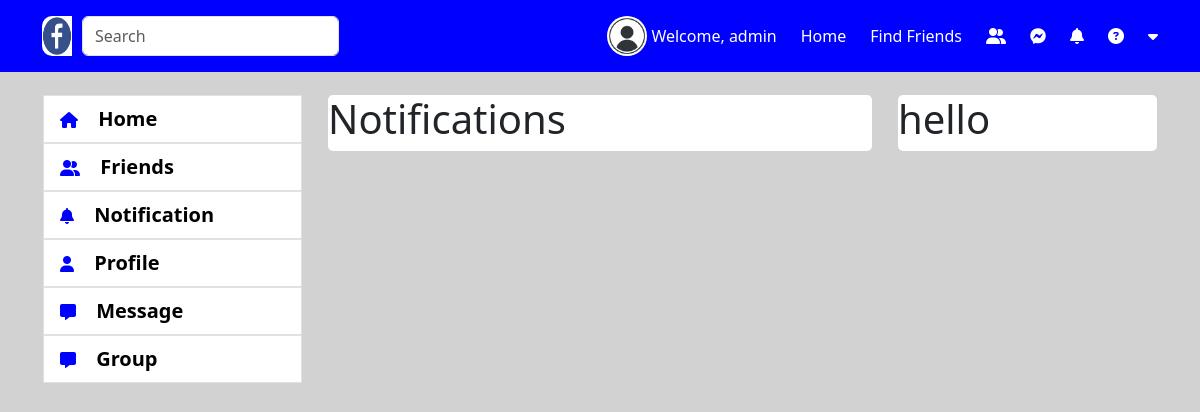
Page /notification/ (signed in) on the committed database.
### account/models.py (models this page shows, shortened)
class Account(AbstractBaseUser):
    email 					= models.EmailField(verbose_name="email", max_length=60, unique=True)
    username 				= models.CharField(max_length=30, unique=True)
    date_joined				= models.DateTimeField(verbose_name='date joined', auto_now_add=True)
    last_login				= models.DateTimeField(verbose_name='last login', auto_now=True)
    is_admin				= models.BooleanField(default=False)
    is_active				= models.BooleanField(default=True)
    is_staff				= models.BooleanField(default=False)
    is_superuser		= models.BooleanField(default=False)
    profile_image		= models.ImageField(max_length=255, upload_to=get_profile_image_filepath, null=True, blank=True, default=get_default_profile_image)
    hide_email				= models.BooleanField(default=True)
    USERNAME_FIELD = 'email'
    REQUIRED_FIELDS = ['username']
    objects = MyAccountManager()

### notification_app/views.py (the view)
# urls.py: path('', notification_index, name="notification-index")
def notification_index(request):
    return render(request, 'notification_app/notification.html')

### notification_app/templates/notification_app/notification.html (shortened to what this page needs)
{% extends 'base.html' %}
{% block content %}
<br>
    <div class="row">
      <div class="col-3">
        {% include 'snippets/left-menu.html' %}
      </div>
      <div class="col-6">
        <div class="card">
            <h1>Notifications</h1>
        </div>
      </div>
      <div class="col-3">
        <div class="card">
            <h1>hello</h1>
        </div>
      </div>
    </div>
{% endblock %}

### templates/snippets/header.html (shortened to what this page needs)
{% load static %}
<nav class="navbar fixed-top" style="background-color: blue;">
    <div class="container d-flex flex-row justify-content-between" id="myheader">
        <div>
            <form class="d-flex" role="search">
                <img src="{% static 'img/fb.jpeg' %}" alt="" srcset="" style="width: 40px; height: 40px; padding-right: 10px; border-radius: 10px;">
                <input class="form-control me-2 w-100" type="search" placeholder="Search" aria-label="Search">
              </form>
        </div>
      <div class="d-flex flex-row align-items-center">
        {% if request.user.is_authenticated %}
        <a href="{% url 'profile-index' %}" class="anch">
        <img class="me-1 profile-pic" src="{{ request.user.profile_image.url }}" alt="">
      </a>
        {% else %}
        <img class="me-1 profile-pic" src="{% static 'img/profile_image.png' %}" alt="">
        {% endif %}
        <a href="{% url 'profile-index' %}" class="anch">
        <p class="me-4 mt-3 text-white">Welcome, {{ request.user.username }}</p>
      </a>
      <a href="{% url 'index' %}" class="anch">
        <p class="me-4 mt-3 text-white">Home</p>
      </a>
      <a href="#" class="anch">
        <p class="me-4 mt-3 text-white">Find Friends</p>
      </a>
      <a href="#" class="anch">
        <i class="fa-solid fa-user-group me-4 text-white"></i>
      </a>
      <a href="#" class="anch">
        <i class="fa-brands fa-facebook-messenger me-4 text-white"></i>
      </a>
      <a href="#" class="anch">
        <i class="fa-solid fa-bell me-4 text-white"></i>
      </a>
      <a href="#" class="anch">
        <i class="fa-solid fa-circle-question me-4 text-white"></i>
      </a>
      <a href="#" id="logout">
        <i class="fa-solid fa-caret-down text-white"></i>
      </a>
      </div>
    </div>
  </nav>

### static/css/style.css (style rules this page uses)
.anch { text-decoration: none; cursor: pointer; }
.anch i { color: blue; }
.profile-pic { width: 40px; height: 40px; border-radius: 100%; }
#myheader { position: relative; }

### rows in the picture
Account: user.profile_image (picture), user.username "admin"
